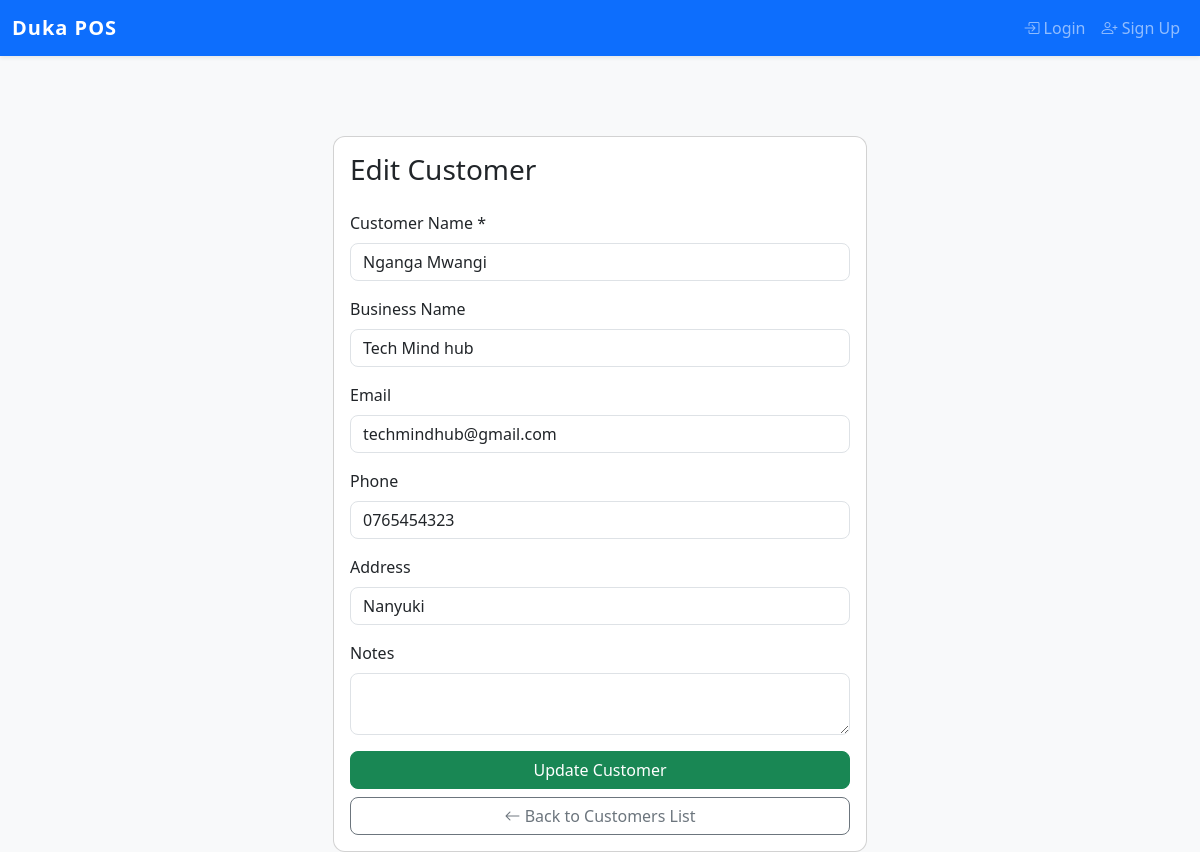
/customers/1/edit, run on the app's committed database.
### models.py (models this page shows)
class Customer(db.Model):
    id = db.Column(db.Integer, primary_key=True)
    name = db.Column(db.String(128), nullable=False)
    business_name = db.Column(db.String(128))
    contact_email = db.Column(db.String(128))
    contact_phone = db.Column(db.String(64))
    address = db.Column(db.String(256))
    notes = db.Column(db.Text)

### app.py (the view, shortened to what this page needs)
@app.route('/customers/<int:customer_id>/edit', methods=['GET', 'POST'])
def edit_customer(customer_id):
    customer = Customer.query.get_or_404(customer_id)
    return render_template('add_customer.html', customer=customer, edit=True)

### app.py (called while the page is built)
@app.context_processor
def inject_business_details():
    keys = ['business_name', 'business_address', 'business_contact', 'tax_info', 'business_email', 'website', 'receipt_footer', 'business_logo']
    settings = {key: Setting.query.filter_by(key=key).first() for key in keys}
    return dict(business_settings=settings)

### templates/add_customer.html (shortened to what this page needs)
{% extends "base.html" %}
{% block content %}
<div class="container">
    <div class="row justify-content-center">
        <div class="col-md-8 col-lg-6">
            <div class="card mt-4">
                <div class="card-body">
                    <h3 class="card-title mb-4">{{ 'Edit' if edit else 'Add' }} Customer</h3>
                    <form method="POST">
                        <div class="mb-3">
                            <label for="name" class="form-label">Customer Name *</label>
                            <input type="text" class="form-control" name="name" required value="{{ customer.name if edit else '' }}">
                        </div>
                        <div class="mb-3">
                            <label for="business_name" class="form-label">Business Name</label>
                            <input type="text" class="form-control" name="business_name" value="{{ customer.business_name if edit else '' }}">
                        </div>
                        <div class="mb-3">
                            <label for="contact_email" class="form-label">Email</label>
                            <input type="email" class="form-control" name="contact_email" value="{{ customer.contact_email if edit else '' }}">
                        </div>
                        <div class="mb-3">
                            <label for="contact_phone" class="form-label">Phone</label>
                            <input type="text" class="form-control" name="contact_phone" value="{{ customer.contact_phone if edit else '' }}">
                        </div>
                        <div class="mb-3">
                            <label for="address" class="form-label">Address</label>
                            <input type="text" class="form-control" name="address" value="{{ customer.address if edit else '' }}">
                        </div>
                        <div class="mb-3">
                            <label for="notes" class="form-label">Notes</label>
                            <textarea class="form-control" name="notes" rows="2">{{ customer.notes if edit else '' }}</textarea>
                        </div>
                        <button type="submit" class="btn btn-success w-100 mb-2">{{ 'Update' if edit else 'Add' }} Customer</button>
                        <a href="{{ url_for('customers_list') }}" class="btn btn-outline-secondary w-100">
                            <i class="bi bi-arrow-left"></i> Back to Customers List
                        </a>
                    </form>
                </div>
            </div>
        </div>
    </div>
</div>
{% endblock %}

### templates/base.html (style rules this page uses)
body { background-color: #f8f9fa; font-family: 'Segoe UI', 'Roboto', Arial, sans-serif; }
.container { margin-top: 2rem; }
.card { border-radius: 0.75rem; }
.btn, .form-control, .form-select { border-radius: 0.5rem; }

### data on the page
Customer: name "Nganga Mwangi", business_name "Tech Mind hub", contact_email "techmindhub@gmail.com", contact_phone "0765454323", address "Nanyuki"

### other printed values
{{ 'Edit' if edit else 'Add' }} "Edit"
{{ 'Update' if edit else 'Add' }} "Update"
